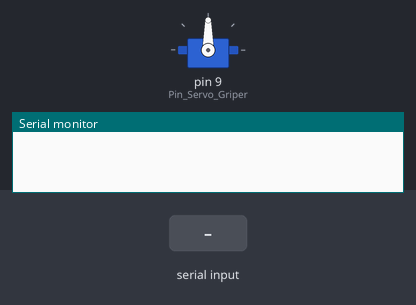
A sketch run on a simulated Arduino Uno, built with avr-gcc and run on an emulated ATmega328P. On the bench: servo, the last lines printed to the serial monitor. The inputs (shaded band) are chosen by the test bench.

Above: at 1.2 s.
1.3 s: "30,150\n" received over Serial
At 2.1 s:
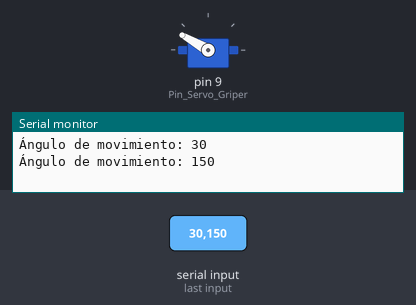
At 2.8 s:
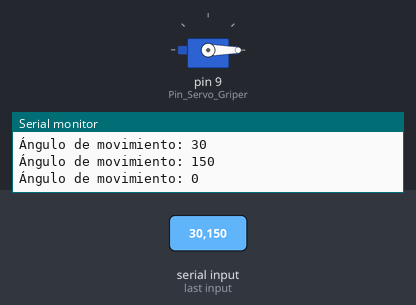
3.8 s: "90,45\n" received over Serial
At 4.6 s:
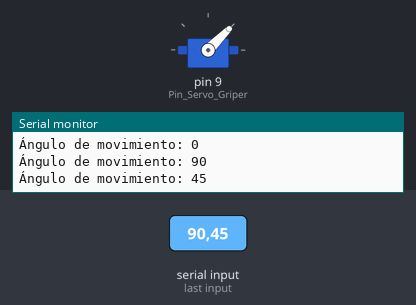
Timing chart, 0 to 6.8 s (numbered marks = the images above; inputs shaded):
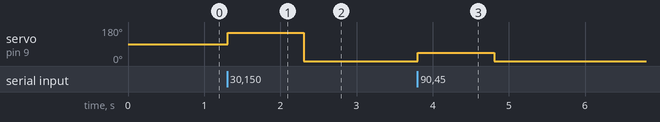

The sketch:

Control_Servo_Matlab.ino
```cpp
//Profesor Juan Guillermo Patiño Vengoechea
//Facultad de Ingenirias - Mecatrónica
//Microcotroladores ----- 24/02/2026
//********************************************************************************************
//                                 This is the Way
//********************************************************************************************
#include <Servo.h>
/*
  =========================  EXPLICACIÓN PWM  =========================

  ¿Qué es PWM?
  - PWM (Pulse Width Modulation / Modulación por Ancho de Pulso) es una técnica donde
    una señal digital alterna entre HIGH y LOW, y controlamos "algo" cambiando el
    TIEMPO que permanece en HIGH en cada ciclo (ancho de pulso).

  Dos usos comunes (y muy importantes de diferenciar):
  1) PWM "clásico" (LED / motor DC con analogWrite):
     - La frecuencia suele ser fija (ej. ~490 Hz en Arduino UNO en varios pines).
     - Se cambia el DUTY CYCLE (porcentaje de tiempo en HIGH) para variar potencia promedio.
       Ej.: LED más brillante o motor más rápido.

  2) Señal para SERVOS (control por ANCHO DE PULSO):
     - Aquí lo que importa NO es la potencia promedio, sino el ANCHO del pulso en microsegundos.
     - El servo recibe un pulso cada ~20 ms (≈50 Hz).
     - El ancho típico del pulso es:
         ~1000 µs (1.0 ms)  -> cerca de 0°
         ~1500 µs (1.5 ms)  -> cerca de 90°
         ~2000 µs (2.0 ms)  -> cerca de 180°

  Importante:
  - En Arduino UNO, los pines PWM para analogWrite() son 3, 5, 6, 9, 10, 11.
  - PERO la librería Servo.h NO usa analogWrite(); genera internamente los pulsos del servo.
  - Aun así, por buenas prácticas, usamos el pin 9 o cualquiera que sea PWM.

  ================================================================================
*/

Servo Griper;                      // Objeto servo: permite enviar posiciones al servo.

const int Pin_Servo_Griper = 9;    // Pin de SEÑAL del servo (pulsos generados por Servo.h)

void setup()
{
  Serial.begin(9600);
  // Inicia la comunicación serial con el PC (MATLAB).
  // MATLAB enviará números (ángulos) y Arduino los leerá para mover el servo.

  Griper.attach(Pin_Servo_Griper);
  // "Conecta" el servo a este pin.
  // Desde aquí, Griper.write(angulo) genera los pulsos (~50 Hz) con ancho 1–2 ms aprox.
}

void loop()
{
  if (Serial.available() > 0)
  // Si hay datos esperando en el buffer serial, entonces podemos leer.
  {
    int Angle = Serial.parseInt();
    // Lee un entero del flujo serial.
    // parseInt busca dígitos y construye el número (ej: "90\n" -> 90).
    // Si no llegan más dígitos, puede esperar un tiempo (timeout) antes de devolver.

    if (Angle >= 0 && Angle <= 180)
    // Validamos rango típico del servo para evitar comandos inválidos.
    {
      Griper.write(Angle);
      // Envía la posición al servo.
      // Internamente se traduce a un ancho de pulso (aprox. 1000–2000 µs).

      Serial.println("Ángulo de movimiento: " + String(Angle));
      // Mensaje de confirmación hacia MATLAB (útil para depuración).
    }
  }
}
```

Measured:
- after the input at 1.3 s, servo on pin 9 (Pin_Servo_Griper): 90° → 150° at once, → 0° 1.0 s later
- after the input at 3.8 s, servo on pin 9 (Pin_Servo_Griper): 0° → 45° at once, → 0° 1.0 s later
